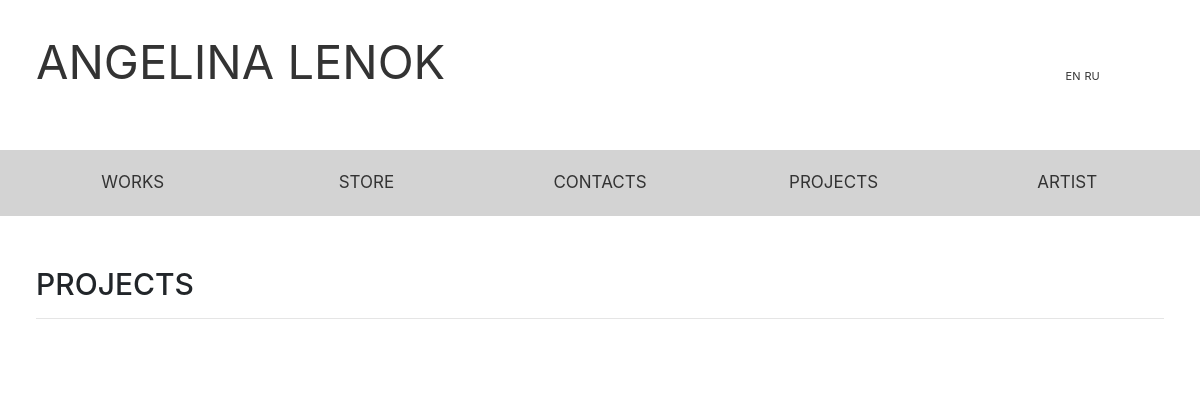
The page /projects/ on the database as committed earlier.
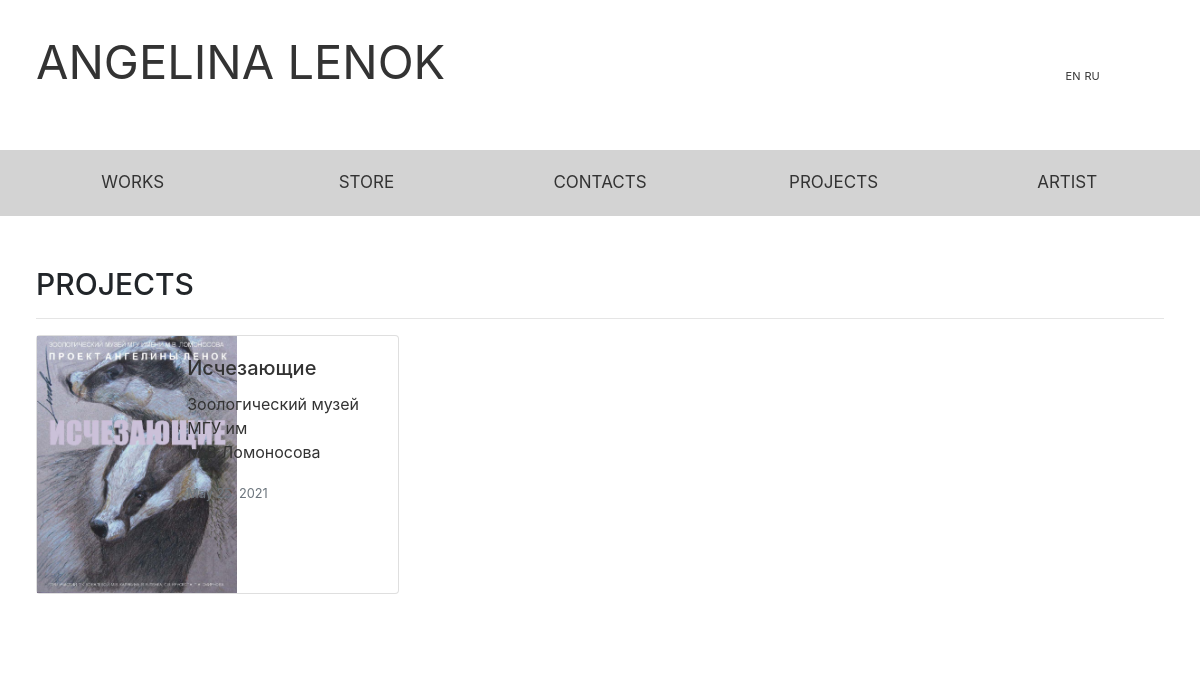
The same page on the database as committed later.
### catalog/models.py (models this page shows, shortened)
class Project(models.Model):
    title = models.CharField(max_length=100)
    date = models.DateField(blank=True, null=True)
    description = models.TextField(blank=True, null=True, max_length=100000)
    gallery = models.CharField(blank=True, null=True, max_length=100)
    image = models.ImageField(upload_to='images')
    link_name = models.CharField(blank=False, null=False, max_length=100)
    project_id = models.UUIDField(primary_key=True, default=uuid.uuid4, editable=False)

### catalog/views.py (the view)
# urls.py: path('projects/', views.projects, name='projects'),
def projects(request):
    all_projects = Project.objects.all
    context = {'projects': all_projects}
    return render(request, 'catalog/projects.html', context)

### catalog/templates/catalog/projects.html
{% extends 'catalog/main.html' %}
{% load i18n %}
{% load static %}
{% block content %}
<h1 id="sectionheader">{% trans "PROJECTS" %}</h1>
<hr>
  <div class="card-columns">
      {% for project in projects %}
      <a href="/project/{{project.link_name}}">
        <div class="card mb-3" style="max-width: 540px;">
          <div class="row g-0">
            <div class="col-md-4">
            <img style="max-width: 200px;" src="{{project.image.url}}" alt="project photo">
            </div>
              <div class="col-md-8">
                <div class="card-body">
                  <h5 style="text-decoration: none; color: #333333" class="card-title">{{project.title}}</h5>
                  <p style="text-decoration: none; color: #333333" class="card-text">{{project.gallery}}</p>
                    <p style="text-decoration: none; color: #333333" class="card-text">
                      <small class="text-muted">{{project.date}}
                      </small>
                    </p>
                </div>
              </div>
          </div>
        </div>
      </a>
      {% endfor %}
  </div>
{% endblock %}

### catalog/templates/catalog/main.html (shortened to what this page needs)
{% load static %}
{% load i18n %}
<!DOCTYPE html>
<html class="myFontClass" lang="en">
<head>
  <link rel="stylesheet" type="text/css" href="{% static 'catalog/css/main.css' %}">
  <link rel="stylesheet"
	href="https://stackpath.bootstrapcdn.com/bootstrap/4.5.2/css/bootstrap.min.css"
>
<link rel="stylesheet" href="https://stackpath.bootstrapcdn.com/font-awesome/4.7.0/css/font-awesome.min.css">
</head>
<body>
<header>
	<div class="container-fluid" id="top-container-header">
		<div class="row align-items-center" id="top-row-header">
			<div class="col-8">
				<a href="{% url 'works' %}" style="text-decoration:none">
					<div class="logo">{% trans "ANGELINA LENOK" %}</div>
				</a>
			</div>
      <div class="col-1 text-right" style="padding-left: 0px; padding-right: 0px">
				<form action="{% url 'set_language' %}" method="post">{% csrf_token %}
						<button id="langbutton" type="submit" class="btn rounded-0 btn-secondary">EN</button>
				</form>
      </div>
			<div class="col-1" style="padding-left: 0px; padding-right: 0px">
				<form action="{% url 'set_language' %}" method="post">{% csrf_token %}
						<button id="langbutton" type="submit" class="btn rounded-0 btn-secondary">RU</button>
				</form>
			</div>
		</div>
	</div>
</header>
<div class="navbar navbar-expand-lg">
  <div class="collapse navbar-collapse" id="navbarNav">
    <ul class="navbar-nav">
      <li class="nav-item text-center align-items-center ">
				<a class="nav" href="{% url "works" %}">{% trans "WORKS" %}</a>
			</li>
      <li class="nav-item">
				<a class="nav" href="{% url "store" %}">{% trans "STORE" %}</a>
			</li>
      <li class="nav-item">
				<a class="nav" href="{% url "contacts" %}">{% trans "CONTACTS" %}</a>
			</li>
      <li class="nav-item">
				<a class="nav" href="{% url "projects" %}">{% trans "PROJECTS" %}</a>
			</li>
      <li class="nav-item">
				<a class="nav" href="{% url "about" %}">{% trans "ARTIST" %}</a>
			</li>
		</ul>
	</div>
</div>
{% load i18n %}
	<main>
		<div class="container-fluid" id="main-container">
			{% block content %}
			{% endblock %}
		</div>
	</main>
</body>
</html>

### catalog/static/catalog/css/main.css (style rules this page uses)
html, body { height: 100%; font-family: Arial; }
div.container-fluid { background-color:White; }
div.logo { color:#333333; font-size:47px; margin-bottom: 25px; }
#top-container-header { padding-right: 3%; padding-left: 3%; }
#top-row-header { height:150px; }
#sectionheader { font-size:30px; }
#main-container { padding-top: 50px; padding-right:3%; padding-bottom:3%; padding-left:3%; }
a.nav { justify-content:center; text-align:center; }
li.nav-item a { font-size:19px; }
#langbutton { font-size: 11px; background-color:white; color: #333333; border: 0px; padding: 2px; }
.navbar.navbar-expand-lg { background-color: lightGrey; }
.collapse.navbar-collapse { width: 100%; background-color: lightGrey; overflow: auto; }
ul.navbar-nav { width:100% }
li.nav-item { height:50px; width:25%; text-align:center; vertical-align: middle; }
li.nav-item a { padding: 12px; color: #333333; text-decoration: none; font-size: 17px; text-align: center; }
.card { animation-name: fadein; animation-duration: 1.5s; }

Rows that differ between the two databases and show on the page:
added Project: image (picture), title "Исчезающие", gallery "Зоологический музей МГУ им М.В.Ломоносова", date "May 25, 2021"
